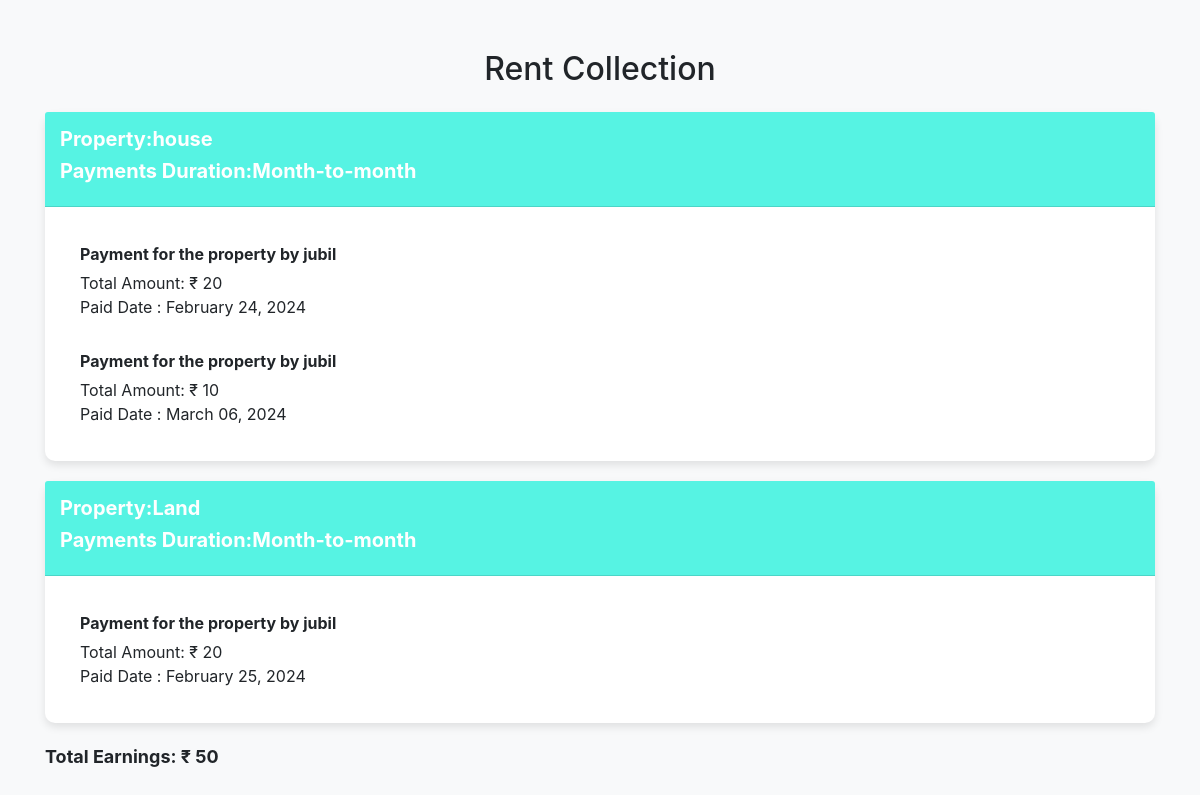
Before: /rentcollect/ (signed in) with the older database file.
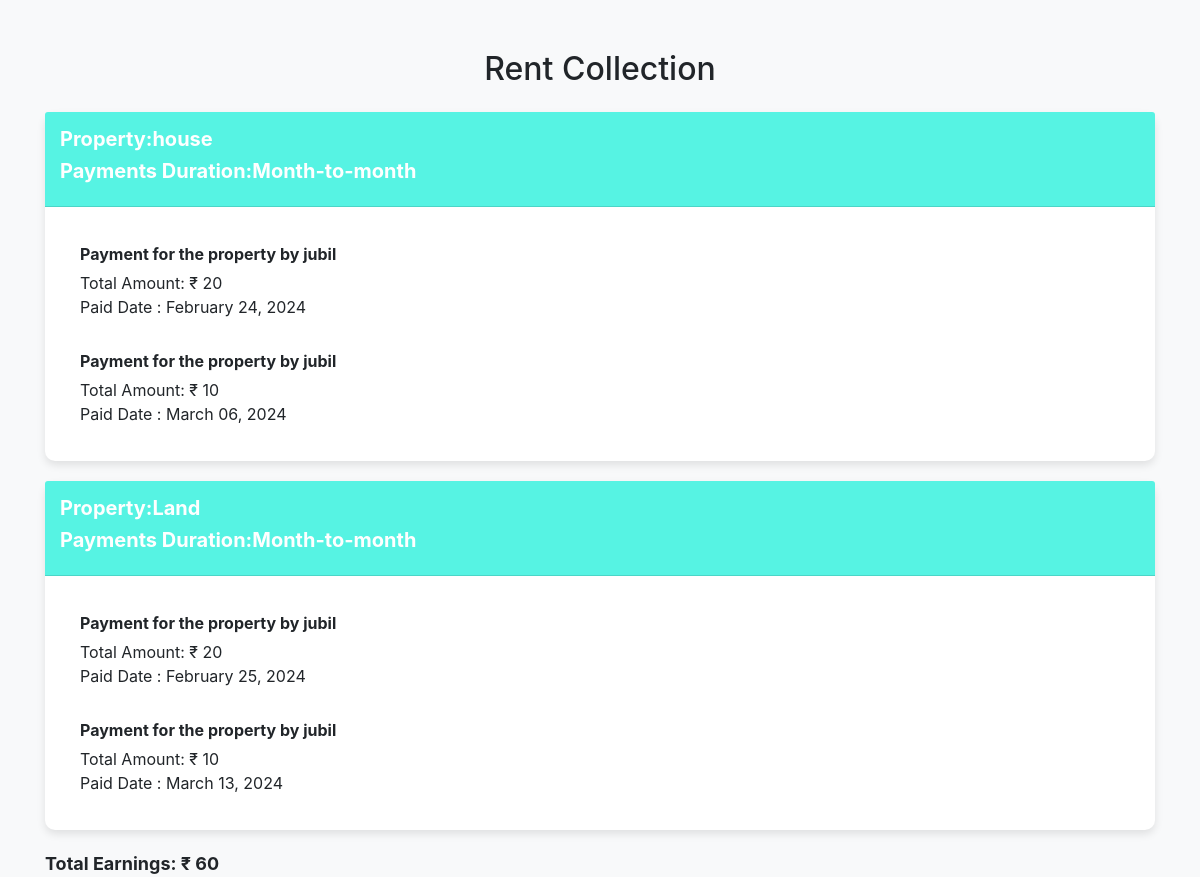
After: the same page with the newer database file.
### rental/models.py (models this page shows, shortened)
class Property(models.Model):
    property_owner = models.ForeignKey(
        get_user_model(),
        on_delete=models.CASCADE
    )
    property_type = models.CharField(max_length=20, choices=[('apartment', 'Apartment'), ('house', 'House'), ('office', 'Office')])
    address = models.CharField(max_length=255)
    monthly_rent = models.DecimalField(max_digits=10, decimal_places=2)
    security_deposit = models.DecimalField(max_digits=10, decimal_places=2)
    lease_duration = models.CharField(max_length=20, choices=[('1 year', '1 Year'), ('month-to-month', 'Month-to-Month')])
    availability_date = models.DateField()
    APPROVAL_CHOICES = [
        ('pending', 'Pending'),
        ('approved', 'Approved'),
        ('rejected', 'Rejected'),
    ]
    approval_status = models.CharField(
        max_length=20,
        choices=APPROVAL_CHOICES,
        default='pending',
    )
    deleted = models.BooleanField(default=False)

class Payment(models.Model):
    razorpay_payment_id = models.CharField(max_length=255)
    razorpay_order_id = models.CharField(max_length=255)
    property = models.ForeignKey(Property, on_delete=models.CASCADE)
    user_profile = models.ForeignKey(Profile, on_delete=models.CASCADE)
    amount = models.IntegerField(null=True)
    timestamp = models.DateTimeField(auto_now_add=True)  # Add this line for the timestamp

class Profile(models.Model):
    user = models.OneToOneField(get_user_model(), on_delete=models.CASCADE)
    full_name = models.CharField(max_length=255, null=True, blank=True)
    date_of_birth = models.DateField(null=True, blank=True)
    gender = models.CharField(max_length=10, null=True, blank=True)
    phone_number = models.CharField(max_length=15, null=True, blank=True)
    current_address = models.CharField(max_length=255, null=True, blank=True)
    photo_id = models.FileField(upload_to='photo_ids/', null=True, blank=True)

class CustomUser(AbstractUser):
    role = models.CharField(max_length=15)  # For custom user roles, if needed
    class Meta:
        verbose_name = 'User'
        verbose_name_plural = 'Users'

### rental/views.py (the view)
# urls.py: path('rentcollect/', views.rent_collection, name='rentcollect'),
@login_required
def rent_collection(request):
    properties = Property.objects.filter(property_owner=request.user)
    rent_data = []
    total_earnings = 0  # Initialize total earnings
    for property in properties:
        tenants_payments = Payment.objects.filter(property=property)
        rent_data.append({'property': property, 'tenants_payments': tenants_payments})
        total_earnings += tenants_payments.aggregate(Sum('amount'))['amount__sum'] or 0  # Sum payments
    context = {'rent_data': rent_data, 'total_earnings': total_earnings}
    return render(request, 'rentcollect.html', context)

### templates/rentcollect.html (shortened to what this page needs)
{% load static %}
<!DOCTYPE html>
<html lang="en">
<head>
    <link rel="stylesheet" href="https://stackpath.bootstrapcdn.com/bootstrap/4.5.2/css/bootstrap.min.css">
</head>
<body>
    <div class="container">
        <h2 class="text-center mb-4">Rent Collection </h2>
        {% for property_data in rent_data %}
            {% if property_data.tenants_payments %}
                <div class="card">
                    <div class="card-header">
                        <h3 class="property-type">Property:{{ property_data.property.property_type }}</h3>
                        <h3 class="property-type">Payments Duration:{{ property_data.property.lease_duration}}</h3>
                    </div>
                    <div class="card-body">
                        <ul class="list-group">
                            {% for payment in property_data.tenants_payments %}
                                <li class="list-group-item">
                                    <div class="tenant-info">  Payment for the property by {{ payment.user_profile.user.username }}</div>
                                    <div> Total Amount: ₹ {{ payment.amount }}</div>
                                    <div>Paid Date : {{ payment.timestamp|date:"F d, Y" }}</div>
                                </li>
                            {% endfor %}
                        </ul>
                    </div>
                </div>
            {% endif %}
        {% endfor %}
        {% if total_earnings %}
        <div class="total-earnings">
            Total Earnings: ₹ {{ total_earnings }}
        </div>
    {% endif %}
    </div>
</body>
</html>

Changed rows visible on the page:
added Payment: user_profile.user.username "jubil", amount "10", timestamp "March 13, 2024", shown under Property "Land"
Other visible differences:
{{ total_earnings }}: "50" → "60"
